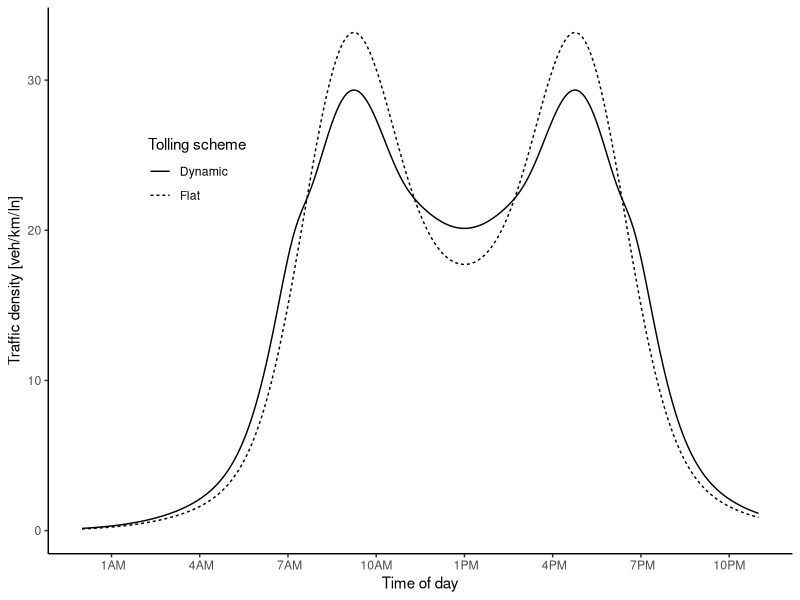
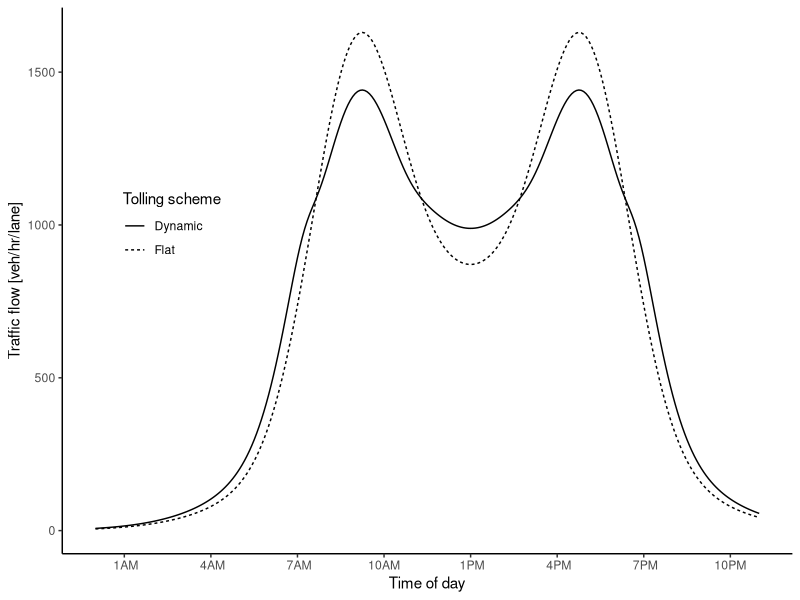
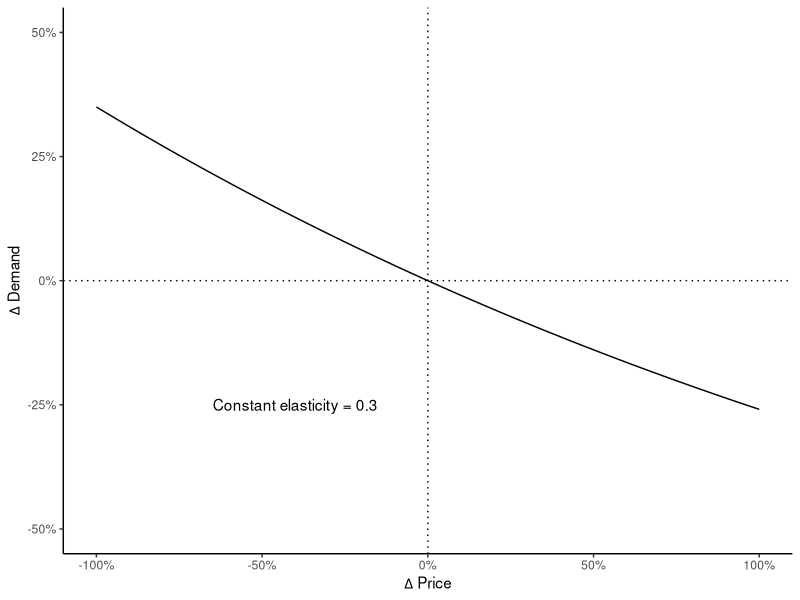
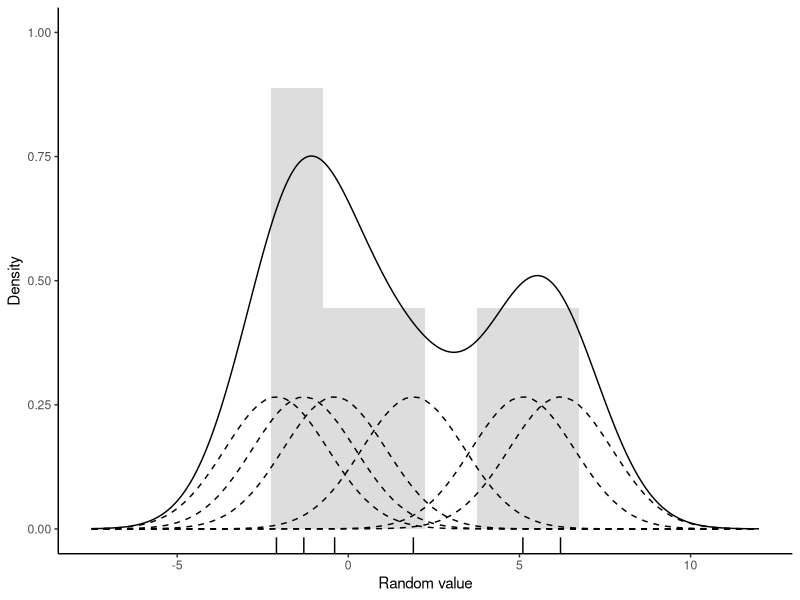
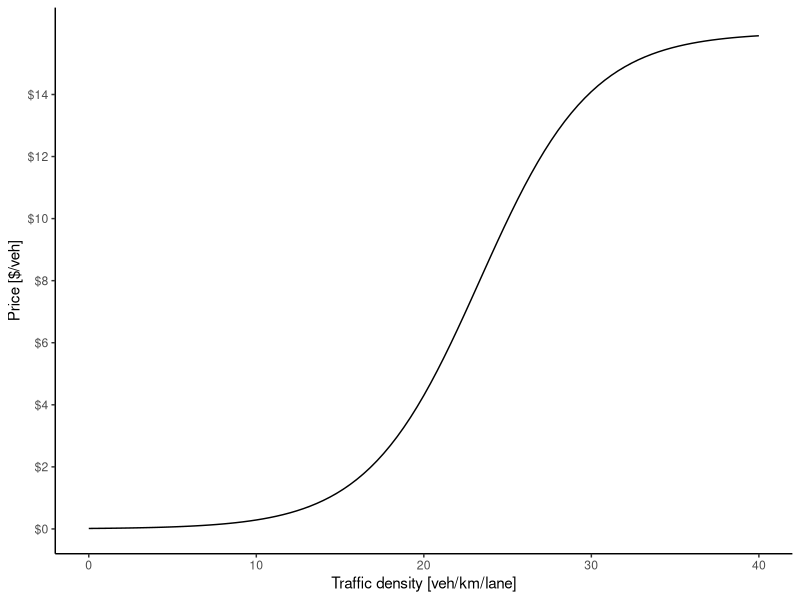
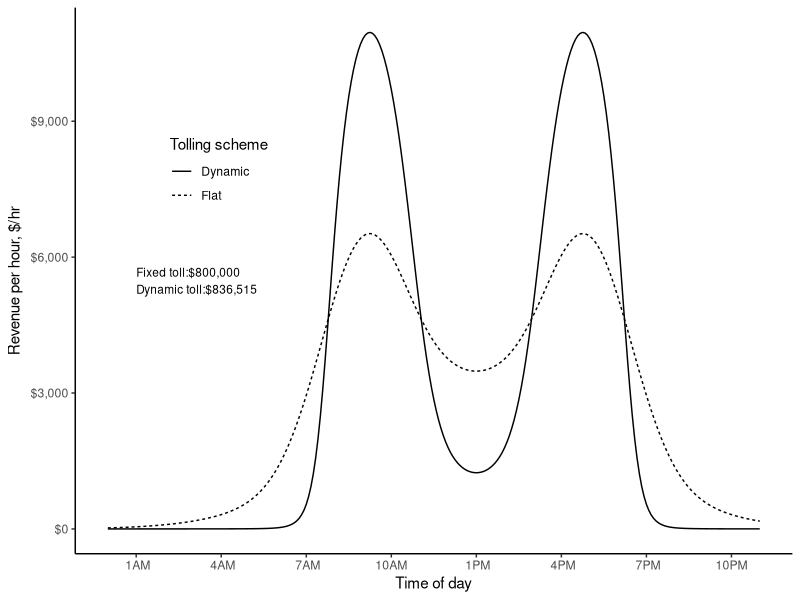
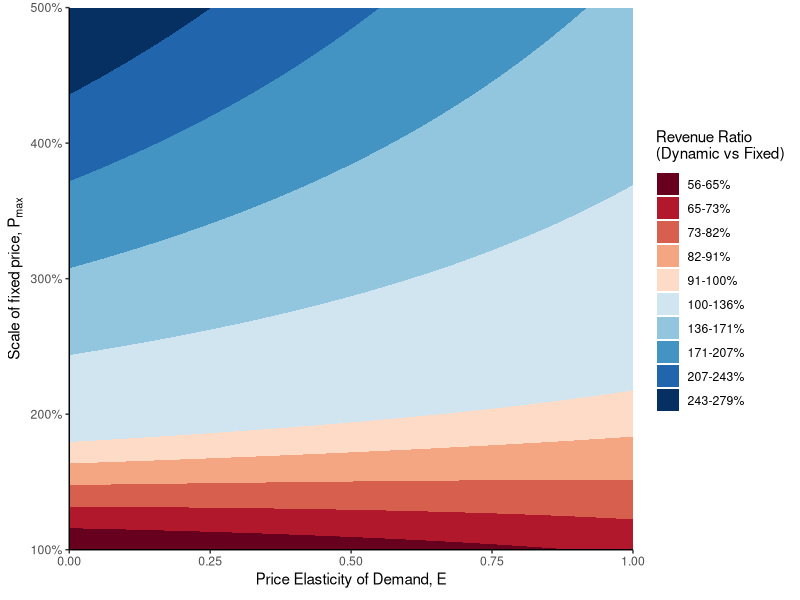
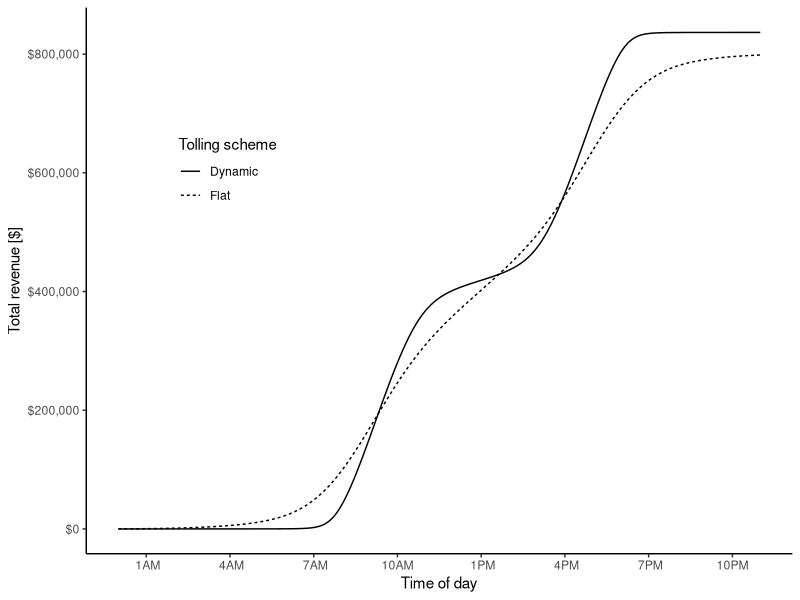

Write R code to recreate these figures, in order.

library(data.table)
library(ggplot2)
library(scales)
# library(extrafont)

#### Functions ####

#Pricing function
fun.price <- function(k, pmin, pmax, a, b)  pmin + (pmax-pmin)/(1 + exp(a-b*k))

#Elasticity function
fun.elasticdemand <- function(k,p1,p2,E) k+k*(exp(-E*(p2-p1)/(p2+p1))-1)

#Demand distribution (Manually constructed for this example)
fun.demanddist <- function(scale, t,sd) scale*(dnorm(t,mean=9,sd) + dnorm(t,mean=17,sd) + dnorm(t,mean=12,sd=4) + dnorm(t,mean=14,sd=4))


#### Parameters ####
E = 0.3
trips = 100000
inc = 5/60
t = seq(0,24,by=inc)
a = 7
b = 0.3
pfix = 8
pmin = 0*pfix/2
pmax = pfix*2

#### Run for the constant parameters ####
dat = data.table(t=t, k1 = fun.demanddist(85,t,1.5), price1 = pfix)
#dat[ , k2 := fun.demanddist(t,2)]
dat[ , "q1" := trips*k1/sum(k1)/inc/6 ]
dat[ , "n1" := trips*k1/sum(k1) ]
dat[ , price2 := fun.price(k1, pmin, pmax, a, b)]

dat[ , k2 := fun.elasticdemand(k1,price1,price2,E)]
dat[ , k2 := sum(k1)*k2/sum(k2)]
dat[ , "q2" := trips*k2/sum(k2)/inc/6 ]
dat[ , "n2" := trips*k2/sum(k2) ]

#Revenue
dat[ , rev1 := n1*price1]
dat[ , rev2 := n2*price2]
#Revenue per house
dat[ , rev1hr := rev1/inc]
dat[ , rev2hr := rev2/inc]
#Cumulative sum
dat[ , sumrev1 := cumsum(n1*price1)]
dat[ , sumrev2 := cumsum(n2*price2)]

#Time
dat[ , time := as.POSIXct('2000-01-01 00:00:00 EST', tz='EST') + (3600*t)]

#Check sum
dat[ , lapply(.SD, sum),.SDcols = c("k1","k2")]
dat[ , lapply(.SD, sum),.SDcols = c("q1","q2")]
dat[ , lapply(.SD, sum),.SDcols = c("n1","n2")]


#### Run with varying pmax and elasticity ####
#Set up combination matrix
datvar = as.data.table(expand.grid(tval = t, E = seq(0,1, by=0.05), surge = seq(1, 5, by = 0.1)))
#Assign fixed price & scaled price
datvar[ , price1 := pfix]
datvar[ , pmax := pfix*surge]
#Calculate demand dist for each combo
datvar[ , k1 := fun.demanddist(85, tval, 1.5)]
#Calculate flow and number of trips for fixed price
datvar[ , "q1" := trips*k1/sum(k1)/inc/6 ]
datvar[ , "n1" := trips*k1/sum(k1) ]
#Calculate new price the previous demand
datvar[ , price2 := fun.price(k1, pmin, pmax, a, b)]
#Calculate new density, flow, and number of trips from price
datvar[ , k2 := fun.elasticdemand(k1,price1,price2,E)]
datvar[ , k2 := sum(k1)*k2/sum(k2)]
datvar[ , "q2" := trips*k2/sum(k2)/inc/6 ]
datvar[ , "n2" := trips*k2/sum(k2) ]
#Revenue
datvar[ , rev1 := cumsum(n1*price1)]
datvar[ , rev2 := cumsum(n2*price2)]

#Revenue
datvar[ , rev1 := n1*price1]
datvar[ , rev2 := n2*price2]
#Cumulative sum
datvar[ , sumrev1 := cumsum(rev1)]
datvar[ , sumrev2 := cumsum(rev2)]

#Time
datvar[ , time := as.POSIXct('2000-01-01 00:00:00 EST', tz='EST') + (3600*tval)]

#Check sum
datvar[ , lapply(.SD, sum),.SDcols = c("k1","k2")]
datvar[ , lapply(.SD, sum),.SDcols = c("q1","q2")]
datvar[ , lapply(.SD, sum),.SDcols = c("n1","n2")]

#Aggregate total revenue
revmat <- datvar[ , list("revratio" = sum(rev2)/sum(rev1)), by = .(E,surge)]



#### Ploting ####

#rand = data.table(rand = c(rlnorm(50, sd=0.5), rnorm(50, mean=3, sd=0.5)))
#rand = data.table(rand = rlnorm(5))
rand = data.table(rand = c(-2.1,-1.3,-0.4,1.9,5.1,6.2))
d = density(rand$rand, kernel = 'gaussian', bw=sqrt(2.25))

plot.kernel <- ggplot(rand, aes(rand)) +
  geom_rug() +
  geom_histogram(aes(y=4*..density..), binwidth=d$bw, alpha=0.2) +
  geom_density(aes(y=..count..), bw=d$bw) +
  scale_y_continuous("Density", limits = c(0, 1)) +
  scale_x_continuous("Random value", limits = c(-7.5,12)) +
  theme_classic() 
#theme(text=element_text(family="Times New Roman"))
for(x in rand$rand) plot.kernel <- plot.kernel + stat_function(fun = dnorm, args = list(mean = x, sd = d$bw), linetype=2)
# plot.kernel

plot.price <- ggplot(data.frame(x = c(0, 40)), aes(x)) + 
  stat_function(fun = fun.price, args = list(pmin, pmax, a, b)) +
  scale_y_continuous("Price [$/veh]", labels = scales::dollar, breaks = seq(0,15,by=2), limits = c(0,pmax)) +
  scale_x_continuous("Traffic density [veh/km/lane]") +
  theme_classic()
# theme(text=element_text(family="Times New Roman"))
# plot.price

plot.elasticity <- ggplot(data.frame(x = c(0, 1)), aes(x)) + 
  stat_function(fun = function(x) exp(-E*x)-1) +
  geom_vline(xintercept = 0, linetype="dotted") +
  geom_hline(yintercept = 0, linetype="dotted") +
  annotate("text", x=-0.4, y=-.25, label = paste("Constant elasticity =",E)) + #, family = "Times New Roman") +
  scale_x_continuous(expression(Delta~"Price"), labels = scales::percent, limits = c(-1,1)) +
  scale_y_continuous(expression(Delta~"Demand"), labels = scales::percent, limits = c(-0.5,0.5)) +
  theme_classic()
# theme(text=element_text(family="Times New Roman"))
# plot.elasticity


plot.demanddensity <- ggplot(dat) + 
  geom_line(aes(x=time,y=k1, linetype="Flat")) + 
  geom_line(aes(x=time,y=k2, linetype="Dynamic")) + 
  scale_y_continuous("Traffic density [veh/km/ln]") +
  scale_linetype("Tolling scheme") +
  scale_x_datetime("Time of day", labels = date_format("%l%p", tz='EST'), date_breaks = "3 hour",
                   limits = c(as.POSIXct('2000-01-01 00:00:00 EST', tz='EST'),as.POSIXct('2000-01-01 23:00:00 EST', tz='EST'))) +
  theme_classic() +
  theme(legend.position = c(0.2,0.7), 
        legend.background = element_blank())
        #text=element_text(family="Times New Roman"))
# plot.demanddensity


plot.demandflow <- ggplot(dat) + 
  geom_line(aes(x=time,y=q1, linetype="Flat")) + 
  geom_line(aes(x=time,y=q2, linetype="Dynamic")) + 
  scale_y_continuous("Traffic flow [veh/hr/lane]") +
  scale_linetype("Tolling scheme") +
  scale_x_datetime("Time of day", labels = date_format("%l%p", tz='EST'), date_breaks = "3 hour",
                   limits = c(as.POSIXct('2000-01-01 00:00:00 EST', tz='EST'),as.POSIXct('2000-01-01 23:00:00 EST', tz='EST'))) +
  theme_classic() +
  theme(legend.position = c(0.15,0.6))
        #text=element_text(family="Times New Roman"))
# plot.demandflow


plot.toll <- ggplot(dat) +  
  geom_line(aes(x=time,y=price1, linetype="Flat")) + 
  geom_line(aes(x=time,y=price2, linetype="Dynamic")) + 
  scale_y_continuous("Price [$/veh]", labels = scales::dollar, breaks = seq(0,pmax,by=2), limits = c(0,pmax)) +
  scale_linetype("Tolling scheme") +
  scale_x_datetime("Time of day", labels = date_format("%l%p", tz='EST'), date_breaks = "3 hour",
                   limits = c(as.POSIXct('2000-01-01 00:00:00 EST', tz='EST'),as.POSIXct('2000-01-01 23:00:00 EST', tz='EST'))) +
  theme_classic() +
  theme(legend.position = c(0.2,0.7),
        legend.background = element_blank())
        #text=element_text(family="Times New Roman"))
# plot.toll


plot.revenue <- ggplot(dat) + 
  geom_line(aes(x=time,y=rev1, linetype="Flat")) +
  geom_line(aes(x=time,y=rev2, linetype="Dynamic")) +
  scale_y_continuous(expression("Revenue per hour, $/hr"), labels = scales::dollar) +
  scale_linetype("Tolling scheme") +
  annotate("text", x=as.POSIXct('2000-01-01 1:00:00 EST', tz='EST'), y=0.5*max(dat$rev2),
           label = paste0(paste0("Fixed toll:", scales::dollar(sum(dat$rev1))),"\n",
                          paste0("Dynamic toll:", scales::dollar(sum(dat$rev2)))), hjust = 0, size = 3) +
  scale_x_datetime("Time of day", labels = date_format("%l%p", tz='EST'), date_breaks = "3 hour",
                   limits = c(as.POSIXct('2000-01-01 00:00:00 EST', tz='EST'),as.POSIXct('2000-01-01 23:00:00 EST', tz='EST'))) +
  theme_classic() +
  theme(legend.position = c(0.2,0.7),
        legend.background = element_blank())
        #text=element_text(family="Times New Roman"))
# plot.revenue




plot.revsum <- ggplot(dat) + 
  geom_line(aes(x=time,y=sumrev1, linetype="Flat")) +
  geom_line(aes(x=time,y=sumrev2, linetype="Dynamic")) +
  scale_y_continuous("Total revenue [$]", labels = scales::dollar) +
  scale_linetype("Tolling scheme") +
  scale_x_datetime("Time of day", labels = date_format("%l%p", tz='EST'), date_breaks = "3 hour",
                   limits = c(as.POSIXct('2000-01-01 00:00:00 EST', tz='EST'),as.POSIXct('2000-01-01 23:00:00 EST', tz='EST'))) +
  theme_classic() +
  theme(legend.position = c(0.2,0.7),
        legend.background = element_blank())
#text=element_text(family="Times New Roman"))
# plot.revsum


cuts = c(with(revmat, seq(100*min(revratio), 100, length.out = 6))[-6], 
  with(revmat, seq(100, 100*max(revratio), length.out = 6)))

plot.revmat <- ggplot(revmat, aes(x = E, y = surge, z = 100*revratio)) +
  geom_contour_filled(breaks = cuts) +
  scale_x_continuous(expression("Price Elasticity of Demand,"~E), limits = c(0,1), expand = c(0,0)) +
  scale_y_continuous(expression("Scale of fixed price,"~P[max]), limits = c(1,5),
                     labels = scales::percent_format(), expand = c(0,0)) +
  scale_fill_brewer(expression("Revenue Ratio\n(Dynamic vs Fixed)"),
                    palette = "RdBu", label = paste0(paste(round(cuts), round(cuts[-1]), sep = "-"),"%")) +
  theme_classic()
# plot.revenue






# ggsave("../figures/toyprice.pdf", plot.price, device = cairo_pdf, width=4.25, height=2, units = "in")
# ggsave("../figures/toyelasticity.pdf", plot.elasticity, device = cairo_pdf, width=4.25, height=2, units = "in")
# ggsave("../figures/toydemand.pdf", plot.demanddensity, device = cairo_pdf, width=4.25, height=2, units = "in")
# ggsave("../figures/toytoll.pdf", plot.toll, device = cairo_pdf, width=4.25, height=2, units = "in")
# ggsave("../figures/toyrevenue.pdf", plot.revenue, device = cairo_pdf, width=4.25, height=2, units = "in")
# ggsave("../figures/KDE.pdf", plot.kernel, device = cairo_pdf, width=4.25, height=2, units = "in")
